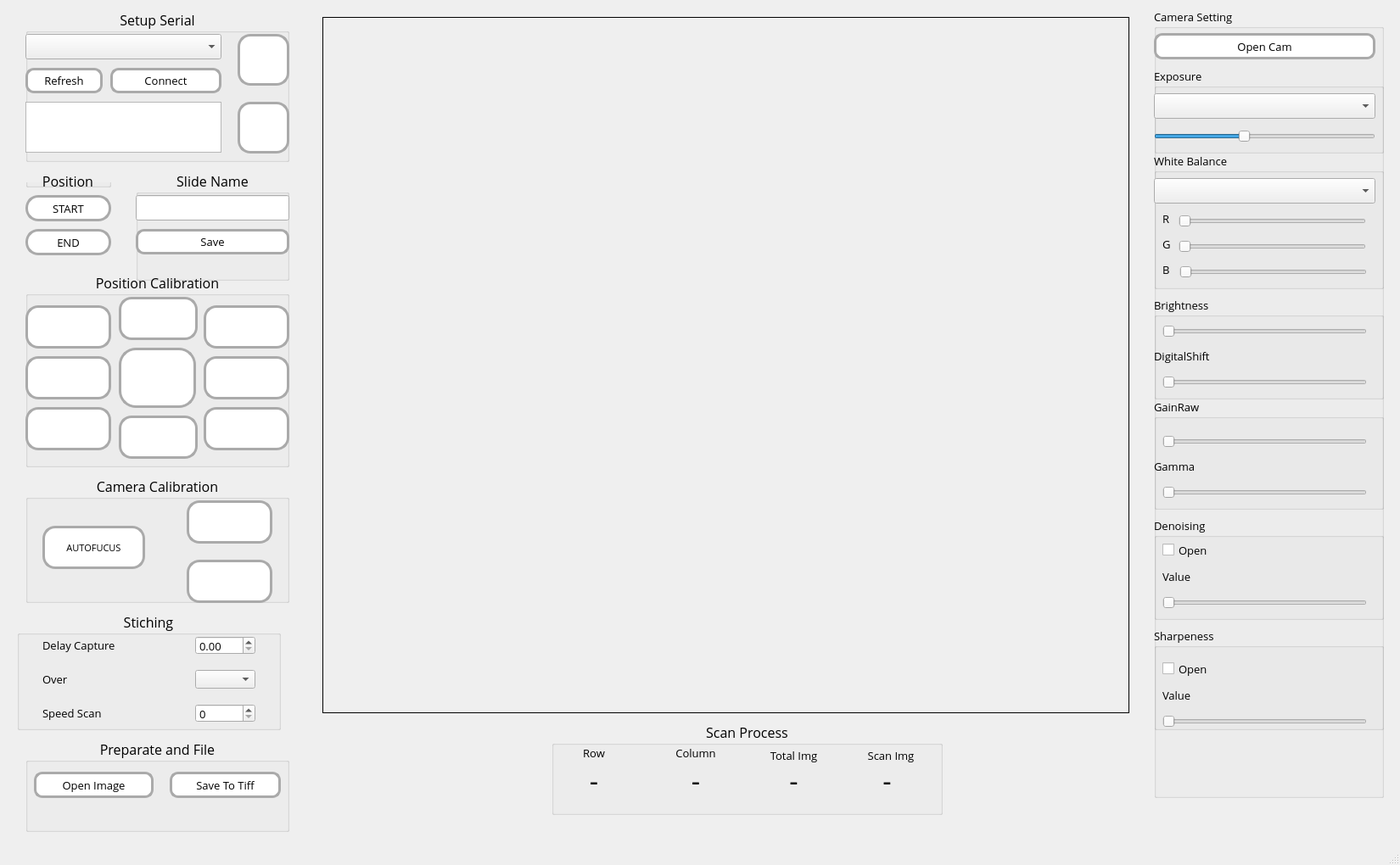
<?xml version="1.0" encoding="UTF-8"?>
<ui version="4.0">
 <class>MicroscannerTest</class>
 <widget class="QMainWindow" name="MicroscannerTest">
  <property name="enabled">
   <bool>true</bool>
  </property>
  <property name="geometry">
   <rect>
    <x>0</x>
    <y>0</y>
    <width>1650</width>
    <height>1020</height>
   </rect>
  </property>
  <property name="font">
   <font>
    <family>Open Sans</family>
    <kerning>true</kerning>
   </font>
  </property>
  <property name="windowTitle">
   <string notr="true">Microscanner Test</string>
  </property>
  <property name="layoutDirection">
   <enum>Qt::LeftToRight</enum>
  </property>
  <property name="autoFillBackground">
   <bool>false</bool>
  </property>
  <widget class="QWidget" name="centralwidget">
   <widget class="QLabel" name="capturelbl">
    <property name="geometry">
     <rect>
      <x>380</x>
      <y>20</y>
      <width>951</width>
      <height>821</height>
     </rect>
    </property>
    <property name="frameShape">
     <enum>QFrame::Box</enum>
    </property>
    <property name="frameShadow">
     <enum>QFrame::Plain</enum>
    </property>
    <property name="lineWidth">
     <number>1</number>
    </property>
    <property name="text">
     <string/>
    </property>
   </widget>
   <widget class="QGroupBox" name="groupBox_2">
    <property name="geometry">
     <rect>
      <x>1360</x>
      <y>10</y>
      <width>271</width>
      <height>931</height>
     </rect>
    </property>
    <property name="font">
     <font>
      <family>Open Sans</family>
      <pointsize>10</pointsize>
     </font>
    </property>
    <property name="title">
     <string>Camera Setting</string>
    </property>
    <property name="flat">
     <bool>true</bool>
    </property>
    <widget class="QPushButton" name="openCam_btn">
     <property name="geometry">
      <rect>
       <x>0</x>
       <y>29</y>
       <width>261</width>
       <height>31</height>
      </rect>
     </property>
     <property name="styleSheet">
      <string notr="true">QPushButton{
	border-radius: 10px;
	border-top: 3px solid #aaaaaa;
	border-left: 3px solid #aaaaaa;
	border-right: 3px solid #aaaaaa;
	border-bottom: 3px solid #aaaaaa;
	background-color: white;
}

QPushButton:pressed{
	background-color: solid #aaaaaa;
	
}</string>
     </property>
     <property name="text">
      <string>Open Cam</string>
     </property>
    </widget>
    <widget class="QGroupBox" name="groupBox_4">
     <property name="geometry">
      <rect>
       <x>0</x>
       <y>70</y>
       <width>271</width>
       <height>101</height>
      </rect>
     </property>
     <property name="font">
      <font>
       <pointsize>10</pointsize>
      </font>
     </property>
     <property name="title">
      <string>Exposure</string>
     </property>
     <property name="flat">
      <bool>true</bool>
     </property>
     <widget class="QComboBox" name="exposureMode">
      <property name="geometry">
       <rect>
        <x>0</x>
        <y>30</y>
        <width>261</width>
        <height>30</height>
       </rect>
      </property>
     </widget>
     <widget class="QSlider" name="exposure_slider">
      <property name="geometry">
       <rect>
        <x>0</x>
        <y>70</y>
        <width>261</width>
        <height>22</height>
       </rect>
      </property>
      <property name="value">
       <number>40</number>
      </property>
      <property name="orientation">
       <enum>Qt::Horizontal</enum>
      </property>
     </widget>
    </widget>
    <widget class="QGroupBox" name="groupBox_5">
     <property name="geometry">
      <rect>
       <x>0</x>
       <y>170</y>
       <width>271</width>
       <height>161</height>
      </rect>
     </property>
     <property name="font">
      <font>
       <pointsize>10</pointsize>
      </font>
     </property>
     <property name="title">
      <string>White Balance</string>
     </property>
     <property name="flat">
      <bool>true</bool>
     </property>
     <widget class="QComboBox" name="WBMode">
      <property name="geometry">
       <rect>
        <x>0</x>
        <y>30</y>
        <width>261</width>
        <height>30</height>
       </rect>
      </property>
     </widget>
     <widget class="QSlider" name="R_slider">
      <property name="geometry">
       <rect>
        <x>29</x>
        <y>70</y>
        <width>221</width>
        <height>22</height>
       </rect>
      </property>
      <property name="orientation">
       <enum>Qt::Horizontal</enum>
      </property>
     </widget>
     <widget class="QSlider" name="G_slider">
      <property name="geometry">
       <rect>
        <x>29</x>
        <y>100</y>
        <width>221</width>
        <height>22</height>
       </rect>
      </property>
      <property name="orientation">
       <enum>Qt::Horizontal</enum>
      </property>
     </widget>
     <widget class="QSlider" name="B_slider">
      <property name="geometry">
       <rect>
        <x>30</x>
        <y>130</y>
        <width>221</width>
        <height>22</height>
       </rect>
      </property>
      <property name="orientation">
       <enum>Qt::Horizontal</enum>
      </property>
     </widget>
     <widget class="QLabel" name="label_4">
      <property name="geometry">
       <rect>
        <x>10</x>
        <y>70</y>
        <width>16</width>
        <height>16</height>
       </rect>
      </property>
      <property name="text">
       <string>R</string>
      </property>
     </widget>
     <widget class="QLabel" name="label_6">
      <property name="geometry">
       <rect>
        <x>10</x>
        <y>100</y>
        <width>16</width>
        <height>16</height>
       </rect>
      </property>
      <property name="text">
       <string>G</string>
      </property>
     </widget>
     <widget class="QLabel" name="label_9">
      <property name="geometry">
       <rect>
        <x>10</x>
        <y>130</y>
        <width>16</width>
        <height>16</height>
       </rect>
      </property>
      <property name="text">
       <string>B</string>
      </property>
     </widget>
    </widget>
    <widget class="QGroupBox" name="groupBox_6">
     <property name="geometry">
      <rect>
       <x>0</x>
       <y>340</y>
       <width>271</width>
       <height>121</height>
      </rect>
     </property>
     <property name="font">
      <font>
       <pointsize>10</pointsize>
      </font>
     </property>
     <property name="title">
      <string>Brightness</string>
     </property>
     <property name="flat">
      <bool>true</bool>
     </property>
     <widget class="QSlider" name="brightness_slider">
      <property name="geometry">
       <rect>
        <x>10</x>
        <y>30</y>
        <width>241</width>
        <height>22</height>
       </rect>
      </property>
      <property name="orientation">
       <enum>Qt::Horizontal</enum>
      </property>
     </widget>
     <widget class="QSlider" name="digitalShift_slider">
      <property name="geometry">
       <rect>
        <x>10</x>
        <y>90</y>
        <width>241</width>
        <height>22</height>
       </rect>
      </property>
      <property name="orientation">
       <enum>Qt::Horizontal</enum>
      </property>
     </widget>
     <widget class="QLabel" name="label_3">
      <property name="geometry">
       <rect>
        <x>0</x>
        <y>60</y>
        <width>131</width>
        <height>20</height>
       </rect>
      </property>
      <property name="text">
       <string>DigitalShift</string>
      </property>
     </widget>
    </widget>
    <widget class="QGroupBox" name="groupBox_7">
     <property name="geometry">
      <rect>
       <x>0</x>
       <y>460</y>
       <width>271</width>
       <height>131</height>
      </rect>
     </property>
     <property name="font">
      <font>
       <pointsize>10</pointsize>
      </font>
     </property>
     <property name="title">
      <string>GainRaw</string>
     </property>
     <property name="flat">
      <bool>true</bool>
     </property>
     <widget class="QSlider" name="gainRaw_slider">
      <property name="geometry">
       <rect>
        <x>10</x>
        <y>40</y>
        <width>241</width>
        <height>22</height>
       </rect>
      </property>
      <property name="orientation">
       <enum>Qt::Horizontal</enum>
      </property>
     </widget>
     <widget class="QSlider" name="gamma_slider">
      <property name="geometry">
       <rect>
        <x>10</x>
        <y>100</y>
        <width>241</width>
        <height>22</height>
       </rect>
      </property>
      <property name="orientation">
       <enum>Qt::Horizontal</enum>
      </property>
     </widget>
     <widget class="QLabel" name="label_5">
      <property name="geometry">
       <rect>
        <x>0</x>
        <y>70</y>
        <width>131</width>
        <height>20</height>
       </rect>
      </property>
      <property name="text">
       <string>Gamma</string>
      </property>
     </widget>
    </widget>
    <widget class="QGroupBox" name="groupBox_8">
     <property name="geometry">
      <rect>
       <x>0</x>
       <y>600</y>
       <width>271</width>
       <height>121</height>
      </rect>
     </property>
     <property name="font">
      <font>
       <pointsize>10</pointsize>
      </font>
     </property>
     <property name="title">
      <string>Denoising</string>
     </property>
     <property name="flat">
      <bool>true</bool>
     </property>
     <widget class="QSlider" name="denoising_slider">
      <property name="geometry">
       <rect>
        <x>10</x>
        <y>90</y>
        <width>241</width>
        <height>22</height>
       </rect>
      </property>
      <property name="orientation">
       <enum>Qt::Horizontal</enum>
      </property>
     </widget>
     <widget class="QLabel" name="denoising_lbl">
      <property name="geometry">
       <rect>
        <x>10</x>
        <y>60</y>
        <width>131</width>
        <height>20</height>
       </rect>
      </property>
      <property name="text">
       <string>Value</string>
      </property>
     </widget>
     <widget class="QCheckBox" name="denoising_cb">
      <property name="geometry">
       <rect>
        <x>10</x>
        <y>30</y>
        <width>70</width>
        <height>17</height>
       </rect>
      </property>
      <property name="text">
       <string>Open</string>
      </property>
     </widget>
    </widget>
    <widget class="QGroupBox" name="groupBox_9">
     <property name="geometry">
      <rect>
       <x>0</x>
       <y>730</y>
       <width>271</width>
       <height>121</height>
      </rect>
     </property>
     <property name="font">
      <font>
       <pointsize>10</pointsize>
      </font>
     </property>
     <property name="title">
      <string>Sharpeness</string>
     </property>
     <property name="flat">
      <bool>true</bool>
     </property>
     <widget class="QSlider" name="sharpness_slider">
      <property name="geometry">
       <rect>
        <x>10</x>
        <y>100</y>
        <width>241</width>
        <height>22</height>
       </rect>
      </property>
      <property name="orientation">
       <enum>Qt::Horizontal</enum>
      </property>
     </widget>
     <widget class="QLabel" name="denoising_slider_3">
      <property name="geometry">
       <rect>
        <x>10</x>
        <y>70</y>
        <width>131</width>
        <height>20</height>
       </rect>
      </property>
      <property name="text">
       <string>Value</string>
      </property>
     </widget>
     <widget class="QCheckBox" name="sharpness_cb">
      <property name="geometry">
       <rect>
        <x>10</x>
        <y>40</y>
        <width>70</width>
        <height>17</height>
       </rect>
      </property>
      <property name="text">
       <string>Open</string>
      </property>
     </widget>
    </widget>
   </widget>
   <widget class="QGroupBox" name="groupBox_3">
    <property name="enabled">
     <bool>true</bool>
    </property>
    <property name="geometry">
     <rect>
      <x>30</x>
      <y>10</y>
      <width>311</width>
      <height>181</height>
     </rect>
    </property>
    <property name="font">
     <font>
      <family>Open Sans</family>
      <pointsize>12</pointsize>
     </font>
    </property>
    <property name="toolTip">
     <string/>
    </property>
    <property name="title">
     <string>Setup Serial</string>
    </property>
    <property name="alignment">
     <set>Qt::AlignCenter</set>
    </property>
    <property name="flat">
     <bool>true</bool>
    </property>
    <widget class="QTextEdit" name="status_txt">
     <property name="enabled">
      <bool>true</bool>
     </property>
     <property name="geometry">
      <rect>
       <x>0</x>
       <y>110</y>
       <width>231</width>
       <height>60</height>
      </rect>
     </property>
     <property name="toolTip">
      <string/>
     </property>
     <property name="autoFillBackground">
      <bool>false</bool>
     </property>
     <property name="readOnly">
      <bool>true</bool>
     </property>
    </widget>
    <widget class="QComboBox" name="comCombo">
     <property name="enabled">
      <bool>true</bool>
     </property>
     <property name="geometry">
      <rect>
       <x>0</x>
       <y>30</y>
       <width>231</width>
       <height>30</height>
      </rect>
     </property>
     <property name="font">
      <font>
       <pointsize>12</pointsize>
      </font>
     </property>
     <property name="toolTip">
      <string/>
     </property>
     <property name="whatsThis">
      <string/>
     </property>
     <property name="currentText">
      <string/>
     </property>
    </widget>
    <widget class="QPushButton" name="connect_btn">
     <property name="enabled">
      <bool>true</bool>
     </property>
     <property name="geometry">
      <rect>
       <x>100</x>
       <y>70</y>
       <width>131</width>
       <height>30</height>
      </rect>
     </property>
     <property name="font">
      <font>
       <pointsize>10</pointsize>
      </font>
     </property>
     <property name="toolTip">
      <string/>
     </property>
     <property name="styleSheet">
      <string notr="true">QPushButton{
	border-radius: 10px;
	border-top: 3px solid #aaaaaa;
	border-left: 3px solid #aaaaaa;
	border-right: 3px solid #aaaaaa;
	border-bottom: 3px solid #aaaaaa;
	background-color: white;
}

QPushButton:pressed{
	background-color: solid #aaaaaa;
	
}</string>
     </property>
     <property name="text">
      <string>Connect</string>
     </property>
    </widget>
    <widget class="QPushButton" name="comRefresh_btn">
     <property name="enabled">
      <bool>true</bool>
     </property>
     <property name="geometry">
      <rect>
       <x>0</x>
       <y>70</y>
       <width>91</width>
       <height>30</height>
      </rect>
     </property>
     <property name="font">
      <font>
       <pointsize>10</pointsize>
      </font>
     </property>
     <property name="toolTip">
      <string/>
     </property>
     <property name="styleSheet">
      <string notr="true">QPushButton{
	border-radius: 10px;
	border-top: 3px solid #aaaaaa;
	border-left: 3px solid #aaaaaa;
	border-right: 3px solid #aaaaaa;
	border-bottom: 3px solid #aaaaaa;
	background-color: white;
}

QPushButton:pressed{
	background-color: solid #aaaaaa;
	
}</string>
     </property>
     <property name="text">
      <string>Refresh</string>
     </property>
    </widget>
   </widget>
   <widget class="QGroupBox" name="groupBox">
    <property name="geometry">
     <rect>
      <x>160</x>
      <y>200</y>
      <width>181</width>
      <height>131</height>
     </rect>
    </property>
    <property name="font">
     <font>
      <family>Open Sans</family>
      <pointsize>12</pointsize>
     </font>
    </property>
    <property name="title">
     <string>Slide Name</string>
    </property>
    <property name="alignment">
     <set>Qt::AlignCenter</set>
    </property>
    <property name="flat">
     <bool>true</bool>
    </property>
    <widget class="QLineEdit" name="namaSlide_text">
     <property name="geometry">
      <rect>
       <x>0</x>
       <y>30</y>
       <width>181</width>
       <height>30</height>
      </rect>
     </property>
     <property name="font">
      <font>
       <pointsize>10</pointsize>
      </font>
     </property>
    </widget>
    <widget class="QPushButton" name="namaSlide_btn">
     <property name="geometry">
      <rect>
       <x>0</x>
       <y>70</y>
       <width>181</width>
       <height>30</height>
      </rect>
     </property>
     <property name="font">
      <font>
       <pointsize>10</pointsize>
      </font>
     </property>
     <property name="styleSheet">
      <string notr="true">QPushButton{
	border-radius: 10px;
	border-top: 3px solid #aaaaaa;
	border-left: 3px solid #aaaaaa;
	border-right: 3px solid #aaaaaa;
	border-bottom: 3px solid #aaaaaa;
	background-color: white;
}

QPushButton:pressed{
	background-color: solid #aaaaaa;
	
}</string>
     </property>
     <property name="text">
      <string>Save</string>
     </property>
    </widget>
   </widget>
   <widget class="QGroupBox" name="groupBox_10">
    <property name="geometry">
     <rect>
      <x>650</x>
      <y>850</y>
      <width>461</width>
      <height>111</height>
     </rect>
    </property>
    <property name="font">
     <font>
      <family>Open Sans</family>
      <pointsize>12</pointsize>
     </font>
    </property>
    <property name="title">
     <string>Scan Process</string>
    </property>
    <property name="alignment">
     <set>Qt::AlignCenter</set>
    </property>
    <property name="flat">
     <bool>true</bool>
    </property>
    <widget class="QLabel" name="Row_lbl">
     <property name="geometry">
      <rect>
       <x>10</x>
       <y>50</y>
       <width>80</width>
       <height>41</height>
      </rect>
     </property>
     <property name="font">
      <font>
       <pointsize>24</pointsize>
      </font>
     </property>
     <property name="text">
      <string>-</string>
     </property>
     <property name="alignment">
      <set>Qt::AlignCenter</set>
     </property>
    </widget>
    <widget class="QLabel" name="label_15">
     <property name="geometry">
      <rect>
       <x>10</x>
       <y>30</y>
       <width>80</width>
       <height>16</height>
      </rect>
     </property>
     <property name="font">
      <font>
       <pointsize>10</pointsize>
      </font>
     </property>
     <property name="text">
      <string>Row</string>
     </property>
     <property name="alignment">
      <set>Qt::AlignCenter</set>
     </property>
    </widget>
    <widget class="QLabel" name="Col_lbl">
     <property name="geometry">
      <rect>
       <x>130</x>
       <y>50</y>
       <width>80</width>
       <height>41</height>
      </rect>
     </property>
     <property name="font">
      <font>
       <pointsize>24</pointsize>
      </font>
     </property>
     <property name="text">
      <string>-</string>
     </property>
     <property name="alignment">
      <set>Qt::AlignCenter</set>
     </property>
    </widget>
    <widget class="QLabel" name="label_16">
     <property name="geometry">
      <rect>
       <x>130</x>
       <y>30</y>
       <width>80</width>
       <height>16</height>
      </rect>
     </property>
     <property name="font">
      <font>
       <pointsize>10</pointsize>
      </font>
     </property>
     <property name="text">
      <string>Column</string>
     </property>
     <property name="alignment">
      <set>Qt::AlignCenter</set>
     </property>
    </widget>
    <widget class="QLabel" name="totalimg_lbl">
     <property name="geometry">
      <rect>
       <x>240</x>
       <y>50</y>
       <width>91</width>
       <height>41</height>
      </rect>
     </property>
     <property name="font">
      <font>
       <pointsize>24</pointsize>
      </font>
     </property>
     <property name="text">
      <string>-</string>
     </property>
     <property name="alignment">
      <set>Qt::AlignCenter</set>
     </property>
    </widget>
    <widget class="QLabel" name="label_19">
     <property name="geometry">
      <rect>
       <x>240</x>
       <y>30</y>
       <width>91</width>
       <height>21</height>
      </rect>
     </property>
     <property name="font">
      <font>
       <pointsize>10</pointsize>
      </font>
     </property>
     <property name="text">
      <string>Total Img</string>
     </property>
     <property name="alignment">
      <set>Qt::AlignCenter</set>
     </property>
    </widget>
    <widget class="QLabel" name="label_27">
     <property name="geometry">
      <rect>
       <x>330</x>
       <y>30</y>
       <width>140</width>
       <height>21</height>
      </rect>
     </property>
     <property name="font">
      <font>
       <pointsize>10</pointsize>
      </font>
     </property>
     <property name="text">
      <string>Scan Img</string>
     </property>
     <property name="alignment">
      <set>Qt::AlignCenter</set>
     </property>
    </widget>
    <widget class="QLabel" name="currImg_lbl">
     <property name="geometry">
      <rect>
       <x>340</x>
       <y>50</y>
       <width>111</width>
       <height>41</height>
      </rect>
     </property>
     <property name="font">
      <font>
       <pointsize>24</pointsize>
      </font>
     </property>
     <property name="text">
      <string>-</string>
     </property>
     <property name="alignment">
      <set>Qt::AlignCenter</set>
     </property>
    </widget>
   </widget>
   <widget class="QPushButton" name="start_btn">
    <property name="enabled">
     <bool>true</bool>
    </property>
    <property name="geometry">
     <rect>
      <x>280</x>
      <y>40</y>
      <width>61</width>
      <height>61</height>
     </rect>
    </property>
    <property name="font">
     <font>
      <pointsize>12</pointsize>
     </font>
    </property>
    <property name="toolTip">
     <string/>
    </property>
    <property name="styleSheet">
     <string notr="true">QPushButton{
	border-radius: 15px;
	border-top: 3px solid #aaaaaa;
	border-left: 3px solid #aaaaaa;
	border-right: 3px solid #aaaaaa;
	border-bottom: 3px solid #aaaaaa;
	background-color: white;
}

QPushButton:pressed{
	background-color: solid #aaaaaa;
	
}</string>
    </property>
    <property name="text">
     <string/>
    </property>
    <property name="icon">
     <iconset>
      <normaloff>../capture/play.png</normaloff>../capture/play.png</iconset>
    </property>
    <property name="iconSize">
     <size>
      <width>55</width>
      <height>55</height>
     </size>
    </property>
   </widget>
   <widget class="QGroupBox" name="groupBox_12">
    <property name="geometry">
     <rect>
      <x>30</x>
      <y>320</y>
      <width>311</width>
      <height>231</height>
     </rect>
    </property>
    <property name="font">
     <font>
      <pointsize>12</pointsize>
      <weight>50</weight>
      <bold>false</bold>
      <underline>false</underline>
      <strikeout>false</strikeout>
     </font>
    </property>
    <property name="layoutDirection">
     <enum>Qt::LeftToRight</enum>
    </property>
    <property name="title">
     <string>Position Calibration</string>
    </property>
    <property name="alignment">
     <set>Qt::AlignCenter</set>
    </property>
    <property name="flat">
     <bool>true</bool>
    </property>
    <widget class="QPushButton" name="r_btn">
     <property name="geometry">
      <rect>
       <x>210</x>
       <y>100</y>
       <width>101</width>
       <height>51</height>
      </rect>
     </property>
     <property name="styleSheet">
      <string notr="true">QPushButton{
	border-radius: 15px;
	border-top: 3px solid #aaaaaa;
	border-left: 3px solid #aaaaaa;
	border-right: 3px solid #aaaaaa;
	border-bottom: 3px solid #aaaaaa;
	background-color: white;
}

QPushButton:pressed{
	background-color: solid #aaaaaa;
	
}

</string>
     </property>
     <property name="text">
      <string/>
     </property>
     <property name="icon">
      <iconset>
       <normaloff>../capture/kanan.png</normaloff>../capture/kanan.png</iconset>
     </property>
    </widget>
    <widget class="QPushButton" name="u_btn">
     <property name="geometry">
      <rect>
       <x>110</x>
       <y>30</y>
       <width>93</width>
       <height>51</height>
      </rect>
     </property>
     <property name="cursor">
      <cursorShape>ArrowCursor</cursorShape>
     </property>
     <property name="styleSheet">
      <string notr="true">QPushButton{
	border-radius: 15px;
	border-top: 3px solid #aaaaaa;
	border-left: 3px solid #aaaaaa;
	border-right: 3px solid #aaaaaa;
	border-bottom: 3px solid #aaaaaa;
	background-color: white;
}

QPushButton:pressed{
	background-color: solid #aaaaaa;
	
}</string>
     </property>
     <property name="text">
      <string/>
     </property>
     <property name="icon">
      <iconset>
       <normaloff>../capture/atas.png</normaloff>../capture/atas.png</iconset>
     </property>
    </widget>
    <widget class="QPushButton" name="d_btn">
     <property name="geometry">
      <rect>
       <x>110</x>
       <y>170</y>
       <width>93</width>
       <height>51</height>
      </rect>
     </property>
     <property name="styleSheet">
      <string notr="true">QPushButton{
	border-radius: 15px;
	border-top: 3px solid #aaaaaa;
	border-left: 3px solid #aaaaaa;
	border-right: 3px solid #aaaaaa;
	border-bottom: 3px solid #aaaaaa;
	background-color: white;
}

QPushButton:pressed{
	background-color: solid #aaaaaa;
	
}</string>
     </property>
     <property name="text">
      <string/>
     </property>
     <property name="icon">
      <iconset>
       <normaloff>../capture/bawah.png</normaloff>../capture/bawah.png</iconset>
     </property>
    </widget>
    <widget class="QPushButton" name="l_btn">
     <property name="geometry">
      <rect>
       <x>0</x>
       <y>100</y>
       <width>101</width>
       <height>51</height>
      </rect>
     </property>
     <property name="styleSheet">
      <string notr="true">QPushButton{
	border-radius: 15px;
	border-top: 3px solid #aaaaaa;
	border-left: 3px solid #aaaaaa;
	border-right: 3px solid #aaaaaa;
	border-bottom: 3px solid #aaaaaa;
	background-color: white;
}

QPushButton:pressed{
	background-color: solid #aaaaaa;
	
}</string>
     </property>
     <property name="text">
      <string/>
     </property>
     <property name="icon">
      <iconset>
       <normaloff>../capture/kiri.png</normaloff>../capture/kiri.png</iconset>
     </property>
    </widget>
    <widget class="QPushButton" name="home_btn">
     <property name="geometry">
      <rect>
       <x>110</x>
       <y>90</y>
       <width>91</width>
       <height>71</height>
      </rect>
     </property>
     <property name="cursor">
      <cursorShape>ArrowCursor</cursorShape>
     </property>
     <property name="styleSheet">
      <string notr="true">QPushButton{
	border-radius: 20px;
	border-top: 3px solid #aaaaaa;
	border-left: 3px solid #aaaaaa;
	border-right: 3px solid #aaaaaa;
	border-bottom: 3px solid #aaaaaa;
	background-color: white;
}

QPushButton:pressed{
	background-color: solid #aaaaaa;
	
}</string>
     </property>
     <property name="text">
      <string/>
     </property>
     <property name="icon">
      <iconset>
       <normaloff>../capture/home.png</normaloff>../capture/home.png</iconset>
     </property>
     <property name="iconSize">
      <size>
       <width>50</width>
       <height>50</height>
      </size>
     </property>
    </widget>
    <widget class="QPushButton" name="ru_btn">
     <property name="geometry">
      <rect>
       <x>210</x>
       <y>40</y>
       <width>101</width>
       <height>51</height>
      </rect>
     </property>
     <property name="styleSheet">
      <string notr="true">QPushButton{
	border-radius: 15px;
	border-top: 3px solid #aaaaaa;
	border-left: 3px solid #aaaaaa;
	border-right: 3px solid #aaaaaa;
	border-bottom: 3px solid #aaaaaa;
	background-color: white;
}

QPushButton:pressed{
	background-color: solid #aaaaaa;
	
}

</string>
     </property>
     <property name="text">
      <string/>
     </property>
     <property name="icon">
      <iconset>
       <normaloff>../capture/kanan_atas.png</normaloff>../capture/kanan_atas.png</iconset>
     </property>
    </widget>
    <widget class="QPushButton" name="lu_btn">
     <property name="geometry">
      <rect>
       <x>0</x>
       <y>40</y>
       <width>101</width>
       <height>51</height>
      </rect>
     </property>
     <property name="styleSheet">
      <string notr="true">QPushButton{
	border-radius: 15px;
	border-top: 3px solid #aaaaaa;
	border-left: 3px solid #aaaaaa;
	border-right: 3px solid #aaaaaa;
	border-bottom: 3px solid #aaaaaa;
	background-color: white;
}

QPushButton:pressed{
	background-color: solid #aaaaaa;
	
}</string>
     </property>
     <property name="text">
      <string/>
     </property>
     <property name="icon">
      <iconset>
       <normaloff>../capture/kiri_atas.png</normaloff>../capture/kiri_atas.png</iconset>
     </property>
    </widget>
    <widget class="QPushButton" name="ld_btn">
     <property name="geometry">
      <rect>
       <x>0</x>
       <y>160</y>
       <width>101</width>
       <height>51</height>
      </rect>
     </property>
     <property name="styleSheet">
      <string notr="true">QPushButton{
	border-radius: 15px;
	border-top: 3px solid #aaaaaa;
	border-left: 3px solid #aaaaaa;
	border-right: 3px solid #aaaaaa;
	border-bottom: 3px solid #aaaaaa;
	background-color: white;
}

QPushButton:pressed{
	background-color: solid #aaaaaa;
	
}</string>
     </property>
     <property name="text">
      <string/>
     </property>
     <property name="icon">
      <iconset>
       <normaloff>../capture/kiri_bawah.png</normaloff>../capture/kiri_bawah.png</iconset>
     </property>
    </widget>
    <widget class="QPushButton" name="rd_btn">
     <property name="geometry">
      <rect>
       <x>210</x>
       <y>160</y>
       <width>101</width>
       <height>51</height>
      </rect>
     </property>
     <property name="styleSheet">
      <string notr="true">QPushButton{
	border-radius: 15px;
	border-top: 3px solid #aaaaaa;
	border-left: 3px solid #aaaaaa;
	border-right: 3px solid #aaaaaa;
	border-bottom: 3px solid #aaaaaa;
	background-color: white;
}

QPushButton:pressed{
	background-color: solid #aaaaaa;
	
}

</string>
     </property>
     <property name="text">
      <string/>
     </property>
     <property name="icon">
      <iconset>
       <normaloff>../capture/kanan_bawah.png</normaloff>../capture/kanan_bawah.png</iconset>
     </property>
    </widget>
   </widget>
   <widget class="QGroupBox" name="groupBox_13">
    <property name="geometry">
     <rect>
      <x>30</x>
      <y>870</y>
      <width>311</width>
      <height>111</height>
     </rect>
    </property>
    <property name="font">
     <font>
      <pointsize>12</pointsize>
     </font>
    </property>
    <property name="title">
     <string>Preparate and File</string>
    </property>
    <property name="alignment">
     <set>Qt::AlignCenter</set>
    </property>
    <property name="flat">
     <bool>true</bool>
    </property>
    <widget class="QPushButton" name="open_btn">
     <property name="geometry">
      <rect>
       <x>10</x>
       <y>40</y>
       <width>141</width>
       <height>31</height>
      </rect>
     </property>
     <property name="font">
      <font>
       <pointsize>10</pointsize>
      </font>
     </property>
     <property name="styleSheet">
      <string notr="true">QPushButton{
	border-radius: 10px;
	border-top: 3px solid #aaaaaa;
	border-left: 3px solid #aaaaaa;
	border-right: 3px solid #aaaaaa;
	border-bottom: 3px solid #aaaaaa;
	background-color: white;
}

QPushButton:pressed{
	background-color: solid #aaaaaa;
	
}</string>
     </property>
     <property name="text">
      <string>Open Image</string>
     </property>
    </widget>
    <widget class="QPushButton" name="tiff_btn">
     <property name="geometry">
      <rect>
       <x>170</x>
       <y>40</y>
       <width>131</width>
       <height>31</height>
      </rect>
     </property>
     <property name="font">
      <font>
       <pointsize>10</pointsize>
      </font>
     </property>
     <property name="styleSheet">
      <string notr="true">QPushButton{
	border-radius: 10px;
	border-top: 3px solid #aaaaaa;
	border-left: 3px solid #aaaaaa;
	border-right: 3px solid #aaaaaa;
	border-bottom: 3px solid #aaaaaa;
	background-color: white;
}

QPushButton:pressed{
	background-color: solid #aaaaaa;
	
}</string>
     </property>
     <property name="text">
      <string>Save To Tiff</string>
     </property>
    </widget>
   </widget>
   <widget class="QGroupBox" name="groupBox_14">
    <property name="geometry">
     <rect>
      <x>30</x>
      <y>560</y>
      <width>311</width>
      <height>151</height>
     </rect>
    </property>
    <property name="font">
     <font>
      <pointsize>12</pointsize>
      <weight>50</weight>
      <bold>false</bold>
      <underline>false</underline>
      <strikeout>false</strikeout>
     </font>
    </property>
    <property name="layoutDirection">
     <enum>Qt::LeftToRight</enum>
    </property>
    <property name="title">
     <string>Camera Calibration</string>
    </property>
    <property name="alignment">
     <set>Qt::AlignCenter</set>
    </property>
    <property name="flat">
     <bool>true</bool>
    </property>
    <widget class="QPushButton" name="t_btn">
     <property name="geometry">
      <rect>
       <x>190</x>
       <y>30</y>
       <width>101</width>
       <height>51</height>
      </rect>
     </property>
     <property name="styleSheet">
      <string notr="true">QPushButton{
	border-radius: 15px;
	border-top: 3px solid #aaaaaa;
	border-left: 3px solid #aaaaaa;
	border-right: 3px solid #aaaaaa;
	border-bottom: 3px solid #aaaaaa;
	background-color: white;
}

QPushButton:pressed{
	background-color: solid #aaaaaa;
	
}</string>
     </property>
     <property name="text">
      <string/>
     </property>
     <property name="icon">
      <iconset>
       <normaloff>../capture/atas.png</normaloff>../capture/atas.png</iconset>
     </property>
    </widget>
    <widget class="QPushButton" name="b_btn">
     <property name="geometry">
      <rect>
       <x>190</x>
       <y>100</y>
       <width>101</width>
       <height>51</height>
      </rect>
     </property>
     <property name="styleSheet">
      <string notr="true">QPushButton{
	border-radius: 15px;
	border-top: 3px solid #aaaaaa;
	border-left: 3px solid #aaaaaa;
	border-right: 3px solid #aaaaaa;
	border-bottom: 3px solid #aaaaaa;
	background-color: white;
}

QPushButton:pressed{
	background-color: solid #aaaaaa;
	
}</string>
     </property>
     <property name="text">
      <string/>
     </property>
     <property name="icon">
      <iconset>
       <normaloff>../capture/bawah.png</normaloff>../capture/bawah.png</iconset>
     </property>
    </widget>
    <widget class="QPushButton" name="auto_btn">
     <property name="geometry">
      <rect>
       <x>20</x>
       <y>60</y>
       <width>121</width>
       <height>51</height>
      </rect>
     </property>
     <property name="font">
      <font>
       <pointsize>8</pointsize>
      </font>
     </property>
     <property name="styleSheet">
      <string notr="true">QPushButton{
	border-radius: 15px;
	border-top: 3px solid #aaaaaa;
	border-left: 3px solid #aaaaaa;
	border-right: 3px solid #aaaaaa;
	border-bottom: 3px solid #aaaaaa;
	background-color: white;
}

QPushButton:pressed{
	background-color: solid #aaaaaa;
	
}</string>
     </property>
     <property name="text">
      <string>AUTOFUCUS</string>
     </property>
    </widget>
   </widget>
   <widget class="QPushButton" name="startPoint_btn">
    <property name="geometry">
     <rect>
      <x>30</x>
      <y>230</y>
      <width>101</width>
      <height>31</height>
     </rect>
    </property>
    <property name="font">
     <font>
      <pointsize>10</pointsize>
     </font>
    </property>
    <property name="styleSheet">
     <string notr="true">QPushButton{
	border-radius: 15px;
	border-top: 3px solid #aaaaaa;
	border-left: 3px solid #aaaaaa;
	border-right: 3px solid #aaaaaa;
	border-bottom: 3px solid #aaaaaa;
	background-color: white;
}

QPushButton:pressed{
	background-color: solid #aaaaaa;
	
}</string>
    </property>
    <property name="text">
     <string>START</string>
    </property>
   </widget>
   <widget class="QPushButton" name="endPoint_btn">
    <property name="geometry">
     <rect>
      <x>30</x>
      <y>270</y>
      <width>101</width>
      <height>31</height>
     </rect>
    </property>
    <property name="font">
     <font>
      <pointsize>10</pointsize>
     </font>
    </property>
    <property name="styleSheet">
     <string notr="true">QPushButton{
	border-radius: 15px;
	border-top: 3px solid #aaaaaa;
	border-left: 3px solid #aaaaaa;
	border-right: 3px solid #aaaaaa;
	border-bottom: 3px solid #aaaaaa;
	background-color: white;
}

QPushButton:pressed{
	background-color: solid #aaaaaa;
	
}</string>
    </property>
    <property name="text">
     <string>END</string>
    </property>
   </widget>
   <widget class="QPushButton" name="stop_btn">
    <property name="enabled">
     <bool>true</bool>
    </property>
    <property name="geometry">
     <rect>
      <x>280</x>
      <y>120</y>
      <width>61</width>
      <height>61</height>
     </rect>
    </property>
    <property name="font">
     <font>
      <pointsize>12</pointsize>
     </font>
    </property>
    <property name="toolTip">
     <string/>
    </property>
    <property name="styleSheet">
     <string notr="true">QPushButton{
	border-radius: 15px;
	border-top: 3px solid #aaaaaa;
	border-left: 3px solid #aaaaaa;
	border-right: 3px solid #aaaaaa;
	border-bottom: 3px solid #aaaaaa;
	background-color: white;
}

QPushButton:pressed{
	background-color: solid #aaaaaa;
	
}</string>
    </property>
    <property name="text">
     <string/>
    </property>
    <property name="icon">
     <iconset>
      <normaloff>../capture/stop.png</normaloff>../capture/stop.png</iconset>
    </property>
    <property name="iconSize">
     <size>
      <width>55</width>
      <height>55</height>
     </size>
    </property>
   </widget>
   <widget class="QGroupBox" name="groupBox_15">
    <property name="geometry">
     <rect>
      <x>20</x>
      <y>720</y>
      <width>311</width>
      <height>141</height>
     </rect>
    </property>
    <property name="font">
     <font>
      <pointsize>12</pointsize>
     </font>
    </property>
    <property name="title">
     <string>Stiching</string>
    </property>
    <property name="alignment">
     <set>Qt::AlignCenter</set>
    </property>
    <property name="flat">
     <bool>true</bool>
    </property>
    <widget class="QLabel" name="label">
     <property name="geometry">
      <rect>
       <x>30</x>
       <y>30</y>
       <width>111</width>
       <height>21</height>
      </rect>
     </property>
     <property name="font">
      <font>
       <pointsize>10</pointsize>
      </font>
     </property>
     <property name="text">
      <string>Delay Capture</string>
     </property>
    </widget>
    <widget class="QLabel" name="label_2">
     <property name="geometry">
      <rect>
       <x>30</x>
       <y>70</y>
       <width>101</width>
       <height>21</height>
      </rect>
     </property>
     <property name="font">
      <font>
       <pointsize>10</pointsize>
      </font>
     </property>
     <property name="text">
      <string>Over</string>
     </property>
    </widget>
    <widget class="QComboBox" name="over">
     <property name="geometry">
      <rect>
       <x>210</x>
       <y>70</y>
       <width>71</width>
       <height>22</height>
      </rect>
     </property>
     <property name="font">
      <font>
       <pointsize>10</pointsize>
      </font>
     </property>
    </widget>
    <widget class="QDoubleSpinBox" name="delayCapture">
     <property name="geometry">
      <rect>
       <x>210</x>
       <y>30</y>
       <width>71</width>
       <height>22</height>
      </rect>
     </property>
     <property name="font">
      <font>
       <pointsize>10</pointsize>
      </font>
     </property>
    </widget>
    <widget class="QLabel" name="label_7">
     <property name="geometry">
      <rect>
       <x>30</x>
       <y>110</y>
       <width>111</width>
       <height>21</height>
      </rect>
     </property>
     <property name="font">
      <font>
       <pointsize>10</pointsize>
      </font>
     </property>
     <property name="text">
      <string>Speed Scan</string>
     </property>
    </widget>
    <widget class="QSpinBox" name="speedScan">
     <property name="geometry">
      <rect>
       <x>210</x>
       <y>110</y>
       <width>71</width>
       <height>22</height>
      </rect>
     </property>
     <property name="font">
      <font>
       <pointsize>10</pointsize>
      </font>
     </property>
    </widget>
   </widget>
   <widget class="QGroupBox" name="groupBox_16">
    <property name="geometry">
     <rect>
      <x>30</x>
      <y>200</y>
      <width>101</width>
      <height>21</height>
     </rect>
    </property>
    <property name="font">
     <font>
      <family>Open Sans</family>
      <pointsize>12</pointsize>
     </font>
    </property>
    <property name="title">
     <string>Position</string>
    </property>
    <property name="alignment">
     <set>Qt::AlignCenter</set>
    </property>
    <property name="flat">
     <bool>true</bool>
    </property>
   </widget>
   <zorder>startPoint_btn</zorder>
   <zorder>groupBox_16</zorder>
   <zorder>endPoint_btn</zorder>
   <zorder>capturelbl</zorder>
   <zorder>groupBox_2</zorder>
   <zorder>groupBox_3</zorder>
   <zorder>groupBox</zorder>
   <zorder>groupBox_10</zorder>
   <zorder>start_btn</zorder>
   <zorder>groupBox_12</zorder>
   <zorder>groupBox_13</zorder>
   <zorder>groupBox_14</zorder>
   <zorder>stop_btn</zorder>
   <zorder>groupBox_15</zorder>
  </widget>
  <widget class="QMenuBar" name="menubar">
   <property name="geometry">
    <rect>
     <x>0</x>
     <y>0</y>
     <width>1650</width>
     <height>26</height>
    </rect>
   </property>
  </widget>
  <widget class="QStatusBar" name="statusbar"/>
 </widget>
 <resources/>
 <connections/>
</ui>
